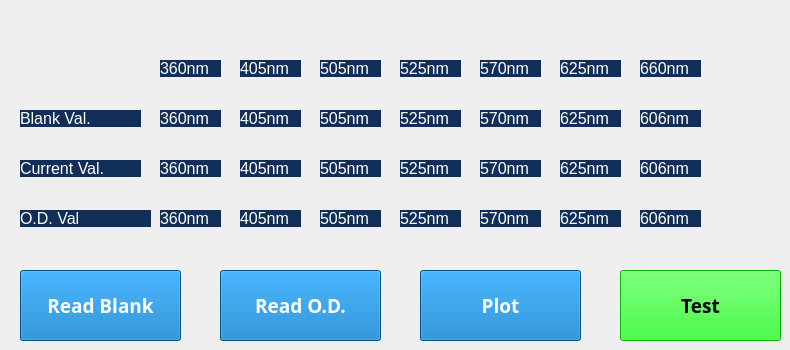
    <widget class="QWidget" name="page_3">
     <widget class="QLabel" name="label_8">
      <property name="geometry">
       <rect>
        <x>20</x>
        <y>110</y>
        <width>121</width>
        <height>17</height>
       </rect>
      </property>
      <property name="font">
       <font>
        <pointsize>12</pointsize>
       </font>
      </property>
      <property name="styleSheet">
       <string notr="true">background:rgb(17, 46, 88);
color:rgb(255, 255, 255);</string>
      </property>
      <property name="text">
       <string>Blank Val.</string>
      </property>
     </widget>
     <widget class="QLabel" name="label_18">
      <property name="geometry">
       <rect>
        <x>20</x>
        <y>160</y>
        <width>121</width>
        <height>17</height>
       </rect>
      </property>
      <property name="font">
       <font>
        <pointsize>12</pointsize>
       </font>
      </property>
      <property name="styleSheet">
       <string notr="true">background:rgb(17, 46, 88);
color:rgb(255, 255, 255);</string>
      </property>
      <property name="text">
       <string>Current Val.</string>
      </property>
     </widget>
     <widget class="QLabel" name="label_19">
      <property name="geometry">
       <rect>
        <x>20</x>
        <y>210</y>
        <width>131</width>
        <height>17</height>
       </rect>
      </property>
      <property name="font">
       <font>
        <pointsize>12</pointsize>
       </font>
      </property>
      <property name="styleSheet">
       <string notr="true">background:rgb(17, 46, 88);
color:rgb(255, 255, 255);</string>
      </property>
      <property name="text">
       <string>O.D. Val</string>
      </property>
     </widget>
     <widget class="QLabel" name="label_20">
      <property name="geometry">
       <rect>
        <x>160</x>
        <y>60</y>
        <width>61</width>
        <height>17</height>
       </rect>
      </property>
      <property name="font">
       <font>
        <pointsize>12</pointsize>
       </font>
      </property>
      <property name="styleSheet">
       <string notr="true">background:rgb(17, 46, 88);
color:rgb(255, 255, 255);</string>
      </property>
      <property name="text">
       <string>360nm</string>
      </property>
     </widget>
     <widget class="QLabel" name="label_21">
      <property name="geometry">
       <rect>
        <x>240</x>
        <y>60</y>
        <width>61</width>
        <height>17</height>
       </rect>
      </property>
      <property name="font">
       <font>
        <pointsize>12</pointsize>
       </font>
      </property>
      <property name="styleSheet">
       <string notr="true">background:rgb(17, 46, 88);
color:rgb(255, 255, 255);</string>
      </property>
      <property name="text">
       <string>405nm</string>
      </property>
     </widget>
     <widget class="QLabel" name="label_22">
      <property name="geometry">
       <rect>
        <x>320</x>
        <y>60</y>
        <width>61</width>
        <height>17</height>
       </rect>
      </property>
      <property name="font">
       <font>
        <pointsize>12</pointsize>
       </font>
      </property>
      <property name="styleSheet">
       <string notr="true">background:rgb(17, 46, 88);
color:rgb(255, 255, 255);</string>
      </property>
      <property name="text">
       <string>505nm</string>
      </property>
     </widget>
     <widget class="QLabel" name="label_23">
      <property name="geometry">
       <rect>
        <x>400</x>
        <y>60</y>
        <width>61</width>
        <height>17</height>
       </rect>
      </property>
      <property name="font">
       <font>
        <pointsize>12</pointsize>
       </font>
      </property>
      <property name="styleSheet">
       <string notr="true">background:rgb(17, 46, 88);
color:rgb(255, 255, 255);</string>
      </property>
      <property name="text">
       <string>525nm</string>
      </property>
     </widget>
     <widget class="QLabel" name="label_24">
      <property name="geometry">
       <rect>
        <x>480</x>
        <y>60</y>
        <width>61</width>
        <height>17</height>
       </rect>
      </property>
      <property name="font">
       <font>
        <pointsize>12</pointsize>
       </font>
      </property>
      <property name="styleSheet">
       <string notr="true">background:rgb(17, 46, 88);
color:rgb(255, 255, 255);</string>
      </property>
      <property name="text">
       <string>570nm</string>
      </property>
     </widget>
     <widget class="QLabel" name="label_25">
      <property name="geometry">
       <rect>
        <x>560</x>
        <y>60</y>
        <width>61</width>
        <height>17</height>
       </rect>
      </property>
      <property name="font">
       <font>
        <pointsize>12</pointsize>
       </font>
      </property>
      <property name="styleSheet">
       <string notr="true">background:rgb(17, 46, 88);
color:rgb(255, 255, 255);</string>
      </property>
      <property name="text">
       <string>625nm</string>
      </property>
     </widget>
     <widget class="QLabel" name="label_26">
      <property name="geometry">
       <rect>
        <x>640</x>
        <y>60</y>
        <width>61</width>
        <height>17</height>
       </rect>
      </property>
      <property name="font">
       <font>
        <pointsize>12</pointsize>
       </font>
      </property>
      <property name="styleSheet">
       <string notr="true">background:rgb(17, 46, 88);
color:rgb(255, 255, 255);</string>
      </property>
      <property name="text">
       <string>660nm</string>
      </property>
     </widget>
     <widget class="QLabel" name="label_27">
      <property name="geometry">
       <rect>
        <x>160</x>
        <y>110</y>
        <width>61</width>
        <height>17</height>
       </rect>
      </property>
      <property name="font">
       <font>
        <pointsize>12</pointsize>
       </font>
      </property>
      <property name="styleSheet">
       <string notr="true">background:rgb(17, 46, 88);
color:rgb(255, 255, 255);</string>
      </property>
      <property name="text">
       <string>360nm</string>
      </property>
     </widget>
     <widget class="QLabel" name="label_28">
      <property name="geometry">
       <rect>
        <x>160</x>
        <y>160</y>
        <width>61</width>
        <height>17</height>
       </rect>
      </property>
      <property name="font">
       <font>
        <pointsize>12</pointsize>
       </font>
      </property>
      <property name="styleSheet">
       <string notr="true">background:rgb(17, 46, 88);
color:rgb(255, 255, 255);</string>
      </property>
      <property name="text">
       <string>360nm</string>
      </property>
     </widget>
     <widget class="QLabel" name="label_29">
      <property name="geometry">
       <rect>
        <x>160</x>
        <y>210</y>
        <width>61</width>
        <height>17</height>
       </rect>
      </property>
      <property name="font">
       <font>
        <pointsize>12</pointsize>
       </font>
      </property>
      <property name="styleSheet">
       <string notr="true">background:rgb(17, 46, 88);
color:rgb(255, 255, 255);</string>
      </property>
      <property name="text">
       <string>360nm</string>
      </property>
     </widget>
     <widget class="QLabel" name="label_59">
      <property name="geometry">
       <rect>
        <x>240</x>
        <y>210</y>
        <width>61</width>
        <height>17</height>
       </rect>
      </property>
      <property name="font">
       <font>
        <pointsize>12</pointsize>
       </font>
      </property>
      <property name="styleSheet">
       <string notr="true">background:rgb(17, 46, 88);
color:rgb(255, 255, 255);</string>
      </property>
      <property name="text">
       <string>405nm</string>
      </property>
     </widget>
     <widget class="QLabel" name="label_60">
      <property name="geometry">
       <rect>
        <x>240</x>
        <y>110</y>
        <width>61</width>
        <height>17</height>
       </rect>
      </property>
      <property name="font">
       <font>
        <pointsize>12</pointsize>
       </font>
      </property>
      <property name="styleSheet">
       <string notr="true">background:rgb(17, 46, 88);
color:rgb(255, 255, 255);</string>
      </property>
      <property name="text">
       <string>405nm</string>
      </property>
     </widget>
     <widget class="QLabel" name="label_61">
      <property name="geometry">
       <rect>
        <x>240</x>
        <y>160</y>
        <width>61</width>
        <height>17</height>
       </rect>
      </property>
      <property name="font">
       <font>
        <pointsize>12</pointsize>
       </font>
      </property>
      <property name="styleSheet">
       <string notr="true">background:rgb(17, 46, 88);
color:rgb(255, 255, 255);</string>
      </property>
      <property name="text">
       <string>405nm</string>
      </property>
     </widget>
     <widget class="QLabel" name="label_62">
      <property name="geometry">
       <rect>
        <x>320</x>
        <y>210</y>
        <width>61</width>
        <height>17</height>
       </rect>
      </property>
      <property name="font">
       <font>
        <pointsize>12</pointsize>
       </font>
      </property>
      <property name="styleSheet">
       <string notr="true">background:rgb(17, 46, 88);
color:rgb(255, 255, 255);</string>
      </property>
      <property name="text">
       <string>505nm</string>
      </property>
     </widget>
     <widget class="QLabel" name="label_63">
      <property name="geometry">
       <rect>
        <x>320</x>
        <y>110</y>
        <width>61</width>
        <height>17</height>
       </rect>
      </property>
      <property name="font">
       <font>
        <pointsize>12</pointsize>
       </font>
      </property>
      <property name="styleSheet">
       <string notr="true">background:rgb(17, 46, 88);
color:rgb(255, 255, 255);</string>
      </property>
      <property name="text">
       <string>505nm</string>
      </property>
     </widget>
     <widget class="QLabel" name="label_64">
      <property name="geometry">
       <rect>
        <x>320</x>
        <y>160</y>
        <width>61</width>
        <height>17</height>
       </rect>
      </property>
      <property name="font">
       <font>
        <pointsize>12</pointsize>
       </font>
      </property>
      <property name="styleSheet">
       <string notr="true">background:rgb(17, 46, 88);
color:rgb(255, 255, 255);</string>
      </property>
      <property name="text">
       <string>505nm</string>
      </property>
     </widget>
     <widget class="QLabel" name="label_65">
      <property name="geometry">
       <rect>
        <x>400</x>
        <y>210</y>
        <width>61</width>
        <height>17</height>
       </rect>
      </property>
      <property name="font">
       <font>
        <pointsize>12</pointsize>
       </font>
      </property>
      <property name="styleSheet">
       <string notr="true">background:rgb(17, 46, 88);
color:rgb(255, 255, 255);</string>
      </property>
      <property name="text">
       <string>525nm</string>
      </property>
     </widget>
     <widget class="QLabel" name="label_66">
      <property name="geometry">
       <rect>
        <x>400</x>
        <y>110</y>
        <width>61</width>
        <height>17</height>
       </rect>
      </property>
      <property name="font">
       <font>
        <pointsize>12</pointsize>
       </font>
      </property>
      <property name="styleSheet">
       <string notr="true">background:rgb(17, 46, 88);
color:rgb(255, 255, 255);</string>
      </property>
      <property name="text">
       <string>525nm</string>
      </property>
     </widget>
     <widget class="QLabel" name="label_67">
      <property name="geometry">
       <rect>
        <x>400</x>
        <y>160</y>
        <width>61</width>
        <height>17</height>
       </rect>
      </property>
      <property name="font">
       <font>
        <pointsize>12</pointsize>
       </font>
      </property>
      <property name="styleSheet">
       <string notr="true">background:rgb(17, 46, 88);
color:rgb(255, 255, 255);</string>
      </property>
      <property name="text">
       <string>525nm</string>
      </property>
     </widget>
     <widget class="QLabel" name="label_68">
      <property name="geometry">
       <rect>
        <x>480</x>
        <y>210</y>
        <width>61</width>
        <height>17</height>
       </rect>
      </property>
      <property name="font">
       <font>
        <pointsize>12</pointsize>
       </font>
      </property>
      <property name="styleSheet">
       <string notr="true">background:rgb(17, 46, 88);
color:rgb(255, 255, 255);</string>
      </property>
      <property name="text">
       <string>570nm</string>
      </property>
     </widget>
     <widget class="QLabel" name="label_69">
      <property name="geometry">
       <rect>
        <x>480</x>
        <y>110</y>
        <width>61</width>
        <height>17</height>
       </rect>
      </property>
      <property name="font">
       <font>
        <pointsize>12</pointsize>
       </font>
      </property>
      <property name="styleSheet">
       <string notr="true">background:rgb(17, 46, 88);
color:rgb(255, 255, 255);</string>
      </property>
      <property name="text">
       <string>570nm</string>
      </property>
     </widget>
     <widget class="QLabel" name="label_70">
      <property name="geometry">
       <rect>
        <x>480</x>
        <y>160</y>
        <width>61</width>
        <height>17</height>
       </rect>
      </property>
      <property name="font">
       <font>
        <pointsize>12</pointsize>
       </font>
      </property>
      <property name="styleSheet">
       <string notr="true">background:rgb(17, 46, 88);
color:rgb(255, 255, 255);</string>
      </property>
      <property name="text">
       <string>570nm</string>
      </property>
     </widget>
     <widget class="QLabel" name="label_71">
      <property name="geometry">
       <rect>
        <x>560</x>
        <y>210</y>
        <width>61</width>
        <height>17</height>
       </rect>
      </property>
      <property name="font">
       <font>
        <pointsize>12</pointsize>
       </font>
      </property>
      <property name="styleSheet">
       <string notr="true">background:rgb(17, 46, 88);
color:rgb(255, 255, 255);</string>
      </property>
      <property name="text">
       <string>625nm</string>
      </property>
     </widget>
     <widget class="QLabel" name="label_72">
      <property name="geometry">
       <rect>
        <x>560</x>
        <y>110</y>
        <width>61</width>
        <height>17</height>
       </rect>
      </property>
      <property name="font">
       <font>
        <pointsize>12</pointsize>
       </font>
      </property>
      <property name="styleSheet">
       <string notr="true">background:rgb(17, 46, 88);
color:rgb(255, 255, 255);</string>
      </property>
      <property name="text">
       <string>625nm</string>
      </property>
     </widget>
     <widget class="QLabel" name="label_73">
      <property name="geometry">
       <rect>
        <x>560</x>
        <y>160</y>
        <width>61</width>
        <height>17</height>
       </rect>
      </property>
      <property name="font">
       <font>
        <pointsize>12</pointsize>
       </font>
      </property>
      <property name="styleSheet">
       <string notr="true">background:rgb(17, 46, 88);
color:rgb(255, 255, 255);</string>
      </property>
      <property name="text">
       <string>625nm</string>
      </property>
     </widget>
     <widget class="QLabel" name="label_74">
      <property name="geometry">
       <rect>
        <x>640</x>
        <y>210</y>
        <width>61</width>
        <height>17</height>
       </rect>
      </property>
      <property name="font">
       <font>
        <pointsize>12</pointsize>
       </font>
      </property>
      <property name="styleSheet">
       <string notr="true">background:rgb(17, 46, 88);
color:rgb(255, 255, 255);</string>
      </property>
      <property name="text">
       <string>606nm</string>
      </property>
     </widget>
     <widget class="QLabel" name="label_75">
      <property name="geometry">
       <rect>
        <x>640</x>
        <y>110</y>
        <width>61</width>
        <height>17</height>
       </rect>
      </property>
      <property name="font">
       <font>
        <pointsize>12</pointsize>
       </font>
      </property>
      <property name="styleSheet">
       <string notr="true">background:rgb(17, 46, 88);
color:rgb(255, 255, 255);</string>
      </property>
      <property name="text">
       <string>606nm</string>
      </property>
     </widget>
     <widget class="QLabel" name="label_76">
      <property name="geometry">
       <rect>
        <x>640</x>
        <y>160</y>
        <width>61</width>
        <height>17</height>
       </rect>
      </property>
      <property name="font">
       <font>
        <pointsize>12</pointsize>
       </font>
      </property>
      <property name="styleSheet">
       <string notr="true">background:rgb(17, 46, 88);
color:rgb(255, 255, 255);</string>
      </property>
      <property name="text">
       <string>606nm</string>
      </property>
     </widget>
     <widget class="QPushButton" name="pushButton_45">
      <property name="geometry">
       <rect>
        <x>20</x>
        <y>270</y>
        <width>161</width>
        <height>71</height>
       </rect>
      </property>
      <property name="font">
       <font>
        <family>PibotoLt</family>
        <pointsize>14</pointsize>
        <weight>75</weight>
        <bold>true</bold>
       </font>
      </property>
      <property name="styleSheet">
       <string notr="true">background:rgb(1, 114, 192);
color:rgb(255, 255, 255);</string>
      </property>
      <property name="text">
       <string>Read Blank</string>
      </property>
     </widget>
     <widget class="QPushButton" name="pushButton_46">
      <property name="geometry">
       <rect>
        <x>220</x>
        <y>270</y>
        <width>161</width>
        <height>71</height>
       </rect>
      </property>
      <property name="font">
       <font>
        <family>PibotoLt</family>
        <pointsize>14</pointsize>
        <weight>75</weight>
        <bold>true</bold>
       </font>
      </property>
      <property name="styleSheet">
       <string notr="true">background:rgb(1, 114, 192);
color:rgb(255, 255, 255);</string>
      </property>
      <property name="text">
       <string>Read O.D.</string>
      </property>
     </widget>
     <widget class="QPushButton" name="pushButton_47">
      <property name="geometry">
       <rect>
        <x>420</x>
        <y>270</y>
        <width>161</width>
        <height>71</height>
       </rect>
      </property>
      <property name="font">
       <font>
        <family>PibotoLt</family>
        <pointsize>14</pointsize>
        <weight>75</weight>
        <bold>true</bold>
       </font>
      </property>
      <property name="styleSheet">
       <string notr="true">background:rgb(1, 114, 192);
color:rgb(255, 255, 255);</string>
      </property>
      <property name="text">
       <string>Plot</string>
      </property>
     </widget>
     <widget class="QPushButton" name="pushButton_50">
      <property name="geometry">
       <rect>
        <x>620</x>
        <y>270</y>
        <width>161</width>
        <height>71</height>
       </rect>
      </property>
      <property name="font">
       <font>
        <family>PibotoLt</family>
        <pointsize>14</pointsize>
        <weight>75</weight>
        <bold>true</bold>
       </font>
      </property>
      <property name="styleSheet">
       <string notr="true">background:rgb(0, 255, 0);
color:rgb(0,0,0);</string>
      </property>
      <property name="text">
       <string>Test</string>
      </property>
     </widget>
    </widget>
